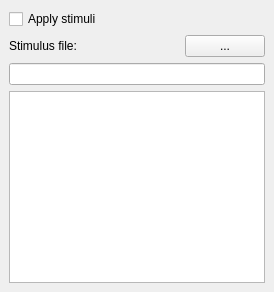
        <widget class="QWidget" name="tabStim">
         <attribute name="title">
          <string>Stimuli</string>
         </attribute>
         <layout class="QVBoxLayout">
          <property name="spacing">
           <number>6</number>
          </property>
          <property name="margin">
           <number>9</number>
          </property>
          <item>
           <widget class="QCheckBox" name="cbStim">
            <property name="text">
             <string>Apply stimuli</string>
            </property>
           </widget>
          </item>
          <item>
           <layout class="QHBoxLayout">
            <property name="spacing">
             <number>6</number>
            </property>
            <property name="margin">
             <number>0</number>
            </property>
            <item>
             <widget class="QLabel" name="label_13">
              <property name="text">
               <string>Stimulus file:</string>
              </property>
             </widget>
            </item>
            <item>
             <spacer>
              <property name="orientation">
               <enum>Qt::Horizontal</enum>
              </property>
              <property name="sizeHint" stdset="0">
               <size>
                <width>40</width>
                <height>20</height>
               </size>
              </property>
             </spacer>
            </item>
            <item>
             <widget class="QPushButton" name="btnOpenStimFile">
              <property name="text">
               <string>...</string>
              </property>
             </widget>
            </item>
           </layout>
          </item>
          <item>
           <widget class="QLineEdit" name="lineEditStimFile">
            <property name="readOnly">
             <bool>true</bool>
            </property>
           </widget>
          </item>
          <item>
           <widget class="QTextEdit" name="textEditStimFileContent">
            <property name="lineWrapMode">
             <enum>QTextEdit::NoWrap</enum>
            </property>
            <property name="readOnly">
             <bool>true</bool>
            </property>
           </widget>
          </item>
         </layout>
        </widget>
